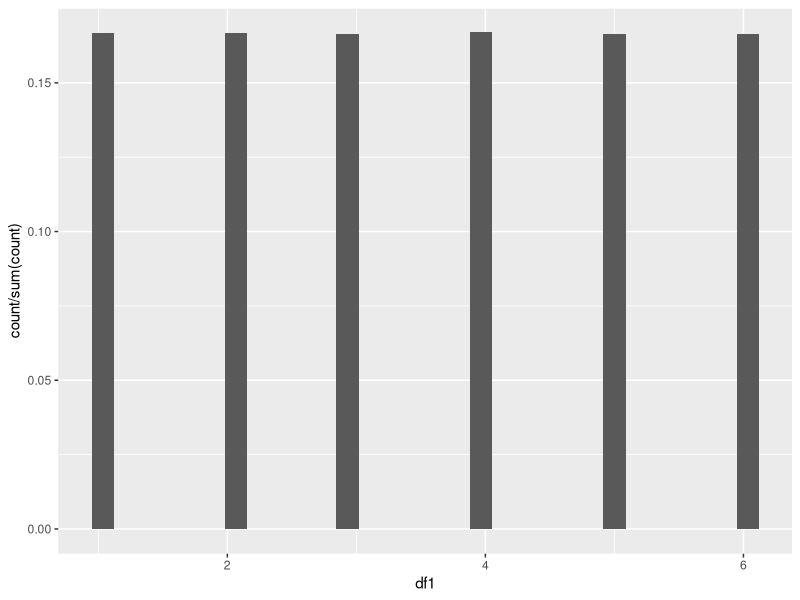
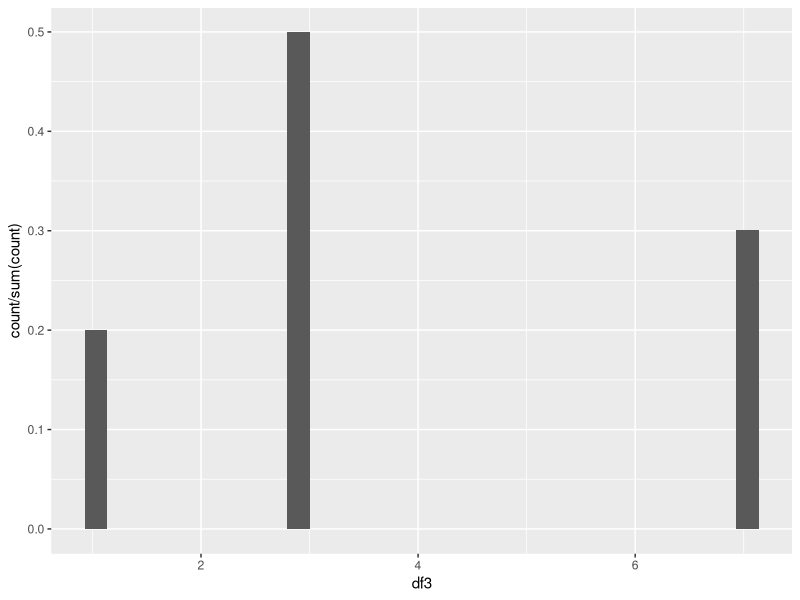
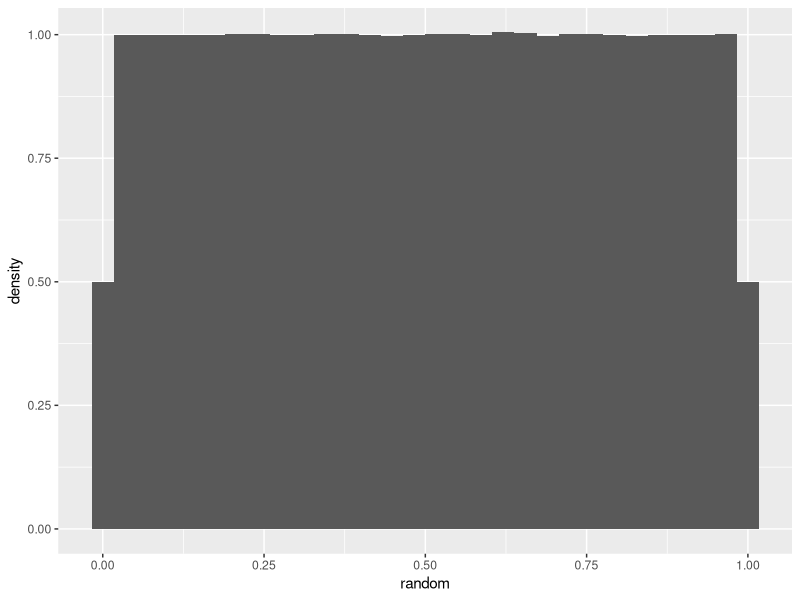
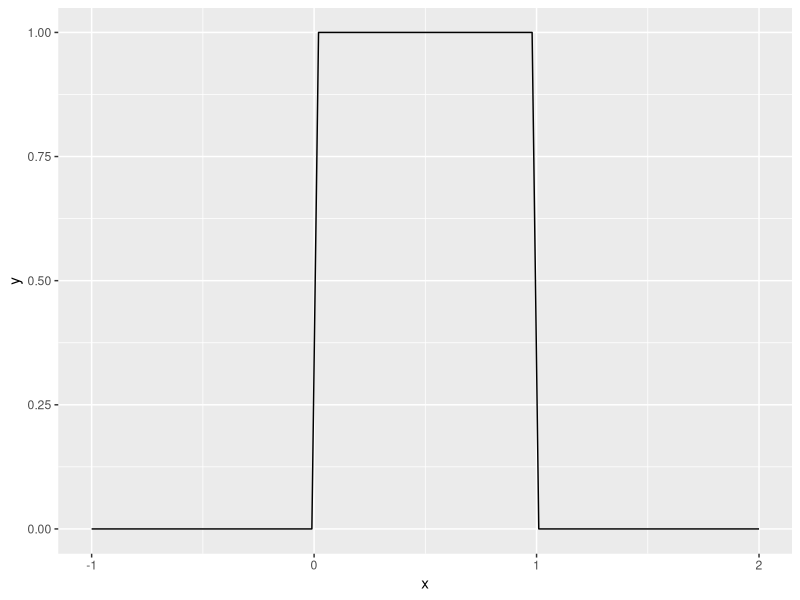
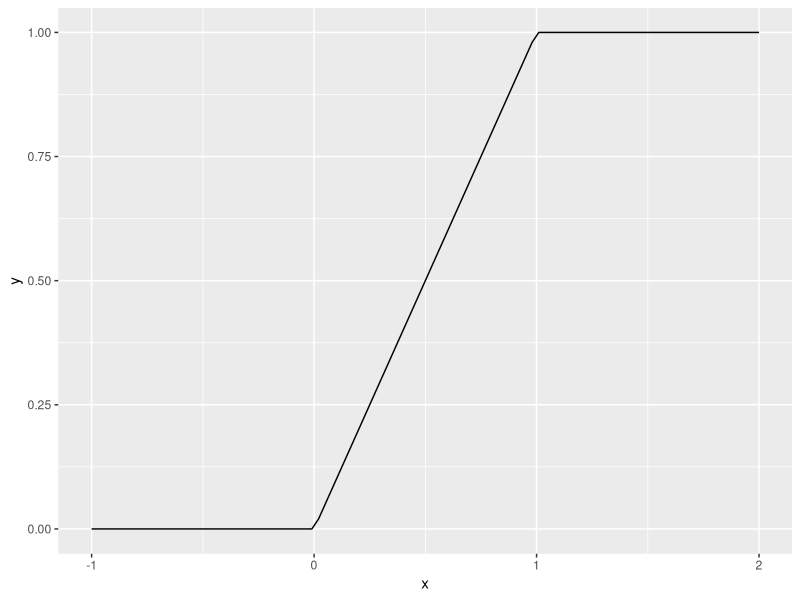
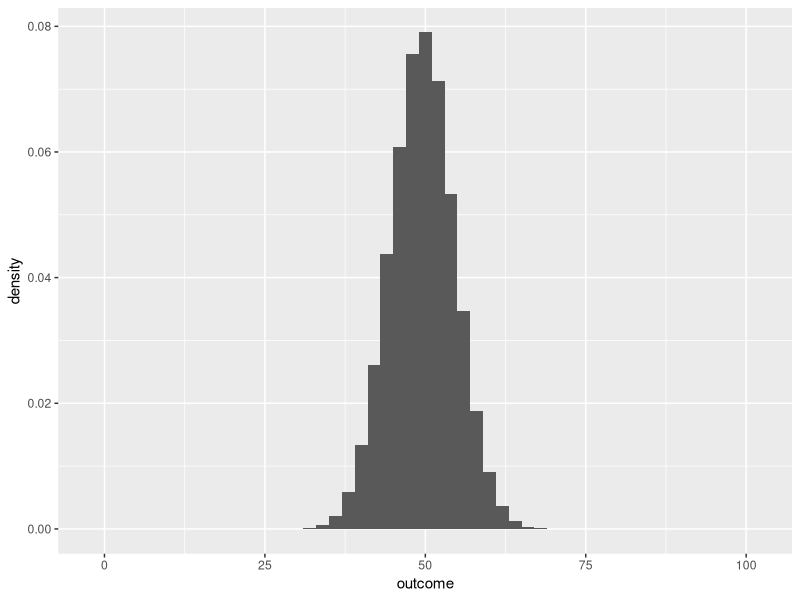
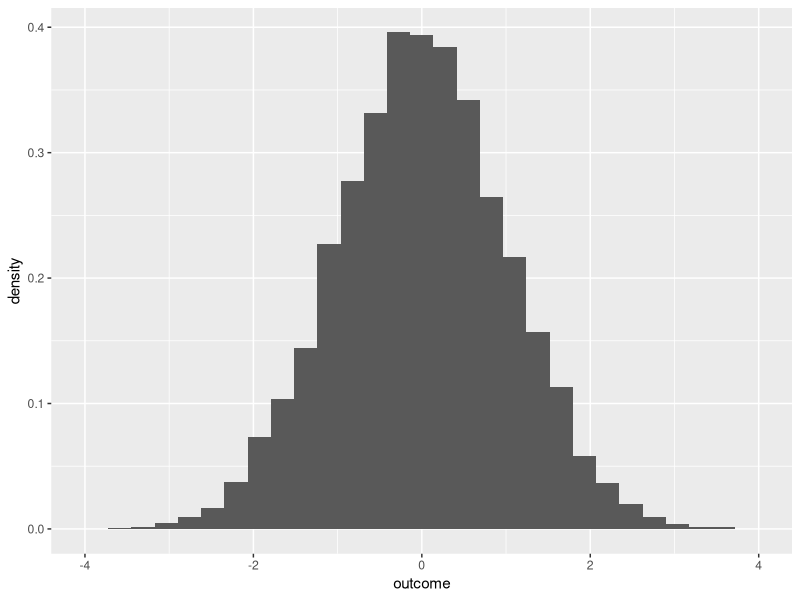
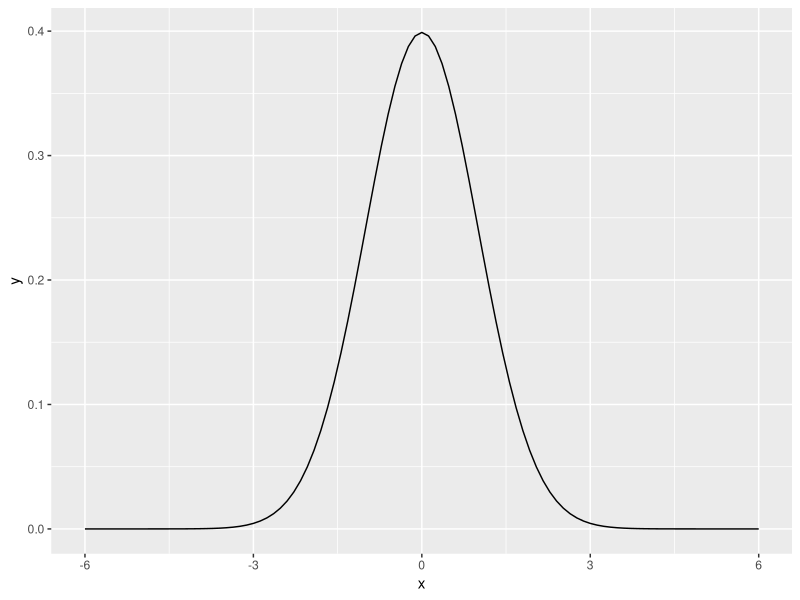

R code for these plots, in order:
#DAY 3
#intro to probability and stats
rm(list=ls())
#sample space
die1 <- c(1,2,3,4,5,6)
die2 <- c(1,2,3,4,5,6)
twodice <- outer(die1,die2, "+")

length(which(twodice == 5 | twodice == 7 | twodice == 9))
sum(twodice == 5 | twodice == 7 | twodice == 9)

#bayes theorem
#P(A/B) = (P(B/A).P(A))/P(B)

df1 <- sample(die1,999999,replace = TRUE)

library(ggplot2)             

ggplot(data = data.frame(df1), aes(x=df1)) + geom_histogram(aes(y =..count../sum(..count..)))

die3 <- c(1,1,3,3,3,3,3,7,7,7)
df3 <- sample(die3, 999999, replace = TRUE)

ggplot(data = data.frame(df3), aes(x=df3)) + geom_histogram(aes(y =..count../sum(..count..)))

random <- runif(9999999, min = 0, max = 1)

ggplot(data= data.frame(random), aes(x=random)) + geom_histogram(aes(y =..density..))


#function: y => 0 : x<0
#          y => 1 : 0<=x<=1
#          y => 0 : x>1

unifrom <- function(x){ifelse(x >= 0 & x <=1,1,0)}
ggplot(data=data.frame(x=c(-1,2)),aes(x)) + stat_function(fun = unifrom)

#cumulative density function
unifromcumu <- function(x){ifelse(x >= 0 & x <=1, x, ifelse(x<0, 0, 1))}
ggplot(data=data.frame(x=c(-1,2)),aes(x)) + stat_function(fun = unifromcumu)

#in R:
#1 random number between 2 and 5
runif(1,2,5)

#probabilty distribultion
dunif(0.5, 0, 1)

#cumulative distribution 
punif(3,2,5) #here the area under 2-5 has to be one, so the height of each uniform interval will be 
#1/(5-2)

#binomial distribution
#rolling a die: 2 2's in 3 rolls of a die
#also the same as 2 3's in 3 rolls of a die
dbinom(2,3,1/6)

#cumulative: cumulative probability of getting three or fewer heads out of four flips?
pbinom(3,4,0.5)

#flip n coins x number of times and count the number of heads (or tails) : rbinom(n, x, 0.5)
#
headcounts <- rbinom(99999, 100, 0.5)
ggplot(data=data.frame(headcounts),aes(x=headcounts)) +  geom_histogram(aes(y=..density..), binwidth = 2) +  xlim(-2, 102) + ylab("density") + xlab("outcome")

#http://www.nickbeauchamp.com/comp_stats_NB/compstats_03-03.html

#normal distribution

randnorms <- rnorm(10000,0,1)
ggplot(data=data.frame(randnorms),aes(x=randnorms)) +  geom_histogram(aes(y=..density..)) +  xlim(-4, 4) + ylab("density") + xlab("outcome")

normfun <- function(x){dnorm(x,0,1)}
ggplot(data = data.frame(x=c(-6,6)), aes(x)) + stat_function(fun = normfun)

pnorm(0,0,1)

?dnorm
